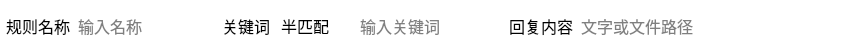
                      <widget class="QFrame" name="horizontalFrame_10">
                       <property name="maximumSize">
                        <size>
                         <width>16777215</width>
                         <height>52</height>
                        </size>
                       </property>
                       <property name="styleSheet">
                        <string notr="true">border-radius: 8px;
background:rgb(255, 255, 255);</string>
                       </property>
                       <layout class="QHBoxLayout" name="horizontalLayout_15" stretch="0,1,0,0,1,0,1,0">
                        <property name="spacing">
                         <number>6</number>
                        </property>
                        <property name="leftMargin">
                         <number>6</number>
                        </property>
                        <property name="topMargin">
                         <number>4</number>
                        </property>
                        <property name="rightMargin">
                         <number>6</number>
                        </property>
                        <property name="bottomMargin">
                         <number>4</number>
                        </property>
                        <item>
                         <widget class="QLabel" name="label_12">
                          <property name="font">
                           <font>
                            <family>微软雅黑 Light</family>
                            <pointsize>12</pointsize>
                           </font>
                          </property>
                          <property name="styleSheet">
                           <string notr="true">color:rgb(0, 0, 0);
background:rgba(0, 0, 0, 0);</string>
                          </property>
                          <property name="text">
                           <string>规则名称</string>
                          </property>
                         </widget>
                        </item>
                        <item>
                         <widget class="QLineEdit" name="RuleName_lineEdit_4">
                          <property name="font">
                           <font>
                            <family>微软雅黑 Light</family>
                            <pointsize>12</pointsize>
                           </font>
                          </property>
                          <property name="styleSheet">
                           <string notr="true">color:rgb(0, 0, 0);
background:rgb(255, 255, 255);
border-radius: 0px;</string>
                          </property>
                          <property name="placeholderText">
                           <string>输入名称</string>
                          </property>
                         </widget>
                        </item>
                        <item>
                         <widget class="QLabel" name="label_7">
                          <property name="font">
                           <font>
                            <family>微软雅黑 Light</family>
                            <pointsize>12</pointsize>
                           </font>
                          </property>
                          <property name="styleSheet">
                           <string notr="true">color:rgb(0, 0, 0);
background:rgba(0, 0, 0, 0);</string>
                          </property>
                          <property name="text">
                           <string>关键词</string>
                          </property>
                         </widget>
                        </item>
                        <item>
                         <widget class="QComboBox" name="KeyWord_comboBox_4">
                          <property name="minimumSize">
                           <size>
                            <width>76</width>
                            <height>0</height>
                           </size>
                          </property>
                          <property name="font">
                           <font>
                            <pointsize>12</pointsize>
                           </font>
                          </property>
                          <property name="styleSheet">
                           <string notr="true">QComboBox {
    color: rgb(0, 0, 0);
    background: rgb(255, 255, 255);
    border-radius: 0px;
    border: none;
}

QComboBox::drop-down {
    width: 0px;
    border: none;
}

QComboBox::down-arrow {
    image: none;
}</string>
                          </property>
                          <item>
                           <property name="text">
                            <string>半匹配</string>
                           </property>
                          </item>
                          <item>
                           <property name="text">
                            <string>全匹配</string>
                           </property>
                          </item>
                         </widget>
                        </item>
                        <item>
                         <widget class="QLineEdit" name="KeyWord_lineEdit_4">
                          <property name="minimumSize">
                           <size>
                            <width>145</width>
                            <height>0</height>
                           </size>
                          </property>
                          <property name="font">
                           <font>
                            <family>微软雅黑 Light</family>
                            <pointsize>12</pointsize>
                           </font>
                          </property>
                          <property name="styleSheet">
                           <string notr="true">color:rgb(0, 0, 0);
background:rgb(255, 255, 255);
border-radius: 0px;</string>
                          </property>
                          <property name="placeholderText">
                           <string>输入关键词</string>
                          </property>
                         </widget>
                        </item>
                        <item>
                         <widget class="QLabel" name="label_8">
                          <property name="font">
                           <font>
                            <family>微软雅黑 Light</family>
                            <pointsize>12</pointsize>
                           </font>
                          </property>
                          <property name="styleSheet">
                           <string notr="true">color:rgb(0, 0, 0);
background:rgba(0, 0, 0, 0);</string>
                          </property>
                          <property name="text">
                           <string>回复内容</string>
                          </property>
                         </widget>
                        </item>
                        <item>
                         <widget class="QLineEdit" name="Reply_lineEdit_4">
                          <property name="minimumSize">
                           <size>
                            <width>220</width>
                            <height>0</height>
                           </size>
                          </property>
                          <property name="font">
                           <font>
                            <family>微软雅黑 Light</family>
                            <pointsize>12</pointsize>
                           </font>
                          </property>
                          <property name="styleSheet">
                           <string notr="true">color:rgb(0, 0, 0);
background:rgb(255, 255, 255);
border-radius: 0px;</string>
                          </property>
                          <property name="placeholderText">
                           <string>文字或文件路径</string>
                          </property>
                         </widget>
                        </item>
                        <item>
                         <widget class="QPushButton" name="file_pushButton_4">
                          <property name="minimumSize">
                           <size>
                            <width>32</width>
                            <height>32</height>
                           </size>
                          </property>
                          <property name="styleSheet">
                           <string notr="true">QPushButton{
	background-color: rgba(255, 255, 255, 0);
border: none;
border-radius:20px;
}
QPushButton:hover {

}
QPushButton:pressed {

}
</string>
                          </property>
                          <property name="text">
                           <string/>
                          </property>
                          <property name="iconSize">
                           <size>
                            <width>24</width>
                            <height>24</height>
                           </size>
                          </property>
                         </widget>
                        </item>
                       </layout>
                      </widget>
